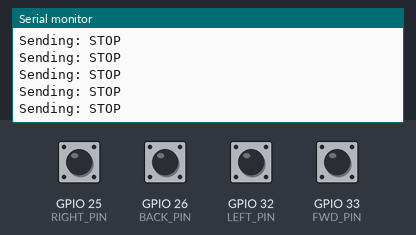
Bench run of a sketch on a simulated ESP32. On the bench: the last lines printed to the serial monitor. The inputs (shaded band) are chosen by the test bench; at power-on: GPIO 25 (RIGHT_PIN), GPIO 26 (BACK_PIN), GPIO 32 (LEFT_PIN), GPIO 33 (FWD_PIN) HIGH. WiFi joins after 1.5 s; servers stay silent unless stated; no MQTT or app messages arrive unless stated.

Above: at 2.7 s.
2.8 s: GPIO 25 (RIGHT_PIN) pulled LOW for 0.15 s
At 2.99 s:
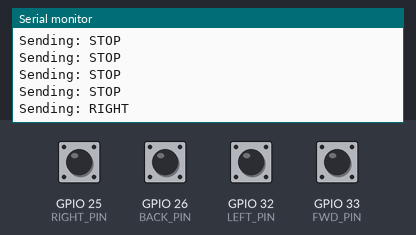
4.4 s: GPIO 26 (BACK_PIN) pulled LOW for 0.15 s
At 4.65 s:
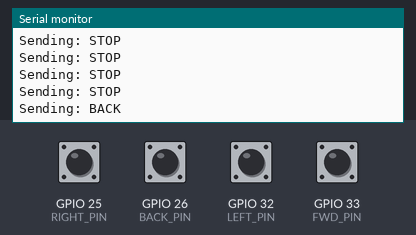
6.0 s: GPIO 32 (LEFT_PIN) pulled LOW for 0.15 s
At 6.15 s:
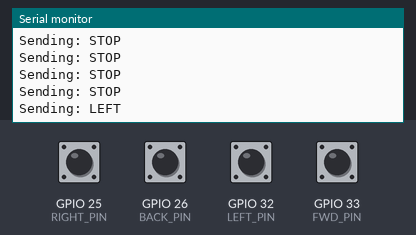
7.6 s: GPIO 33 (FWD_PIN) pulled LOW for 0.15 s
At 7.81 s:
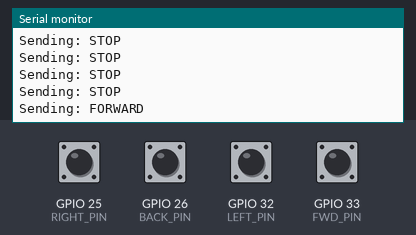

The sketch:

remote_control.ino
```cpp
#include <WiFi.h>
#include <PubSubClient.h>

// -------- WIFI --------
const char* ssid = "YourWiFi";
const char* pass = "YourPassword";

// -------- MQTT --------
const char* mqtt_server = "broker.emqx.io";

WiFiClient espClient;
PubSubClient client(espClient);

// -------- BUTTON PINS --------
#define LEFT_PIN   32
#define FWD_PIN    33
#define RIGHT_PIN  25
#define BACK_PIN   26

void setupWiFi() {
  Serial.print("Connecting to WiFi");
  WiFi.begin(ssid, pass);

  while (WiFi.status() != WL_CONNECTED) {
    Serial.print(".");
    delay(300);
  }
  Serial.println("\nWiFi connected!");
}

void reconnect() {
  while (!client.connected()) {
    Serial.println("Connecting to MQTT...");
    if (client.connect("BoatController")) {
      Serial.println("MQTT connected!");
    }
    delay(400);
  }
}

void sendCmd(const char* cmd) {
  Serial.print("Sending: ");
  Serial.println(cmd);
  client.publish("boat/control/cmd", cmd);
}

void setup() {
  Serial.begin(115200);

  pinMode(LEFT_PIN, INPUT_PULLUP);
  pinMode(FWD_PIN, INPUT_PULLUP);
  pinMode(RIGHT_PIN, INPUT_PULLUP);
  pinMode(BACK_PIN, INPUT_PULLUP);

  setupWiFi();
  client.setServer(mqtt_server, 1883);
}

void loop() {
  if (!client.connected()) reconnect();
  client.loop();

  // --- Buttons ---
  if (!digitalRead(FWD_PIN)) {
    sendCmd("FORWARD");
  }
  else if (!digitalRead(BACK_PIN)) {
    sendCmd("BACK");
  }
  else if (!digitalRead(LEFT_PIN)) {
    sendCmd("LEFT");
  }
  else if (!digitalRead(RIGHT_PIN)) {
    sendCmd("RIGHT");
  }
  else {
    sendCmd("STOP");
  }

  delay(150); // Anti-spam delay
}
```

Measured:
- after the input at 2.8 s, the serial monitor: prints a new line after 0.06 s (image 1)
- after the input at 4.4 s, the serial monitor: prints a new line after 0.12 s (image 2)
- after the input at 6.0 s, the serial monitor: prints a new line at once (image 3)
- after the input at 7.6 s, the serial monitor: prints a new line after 0.08 s (image 4)
